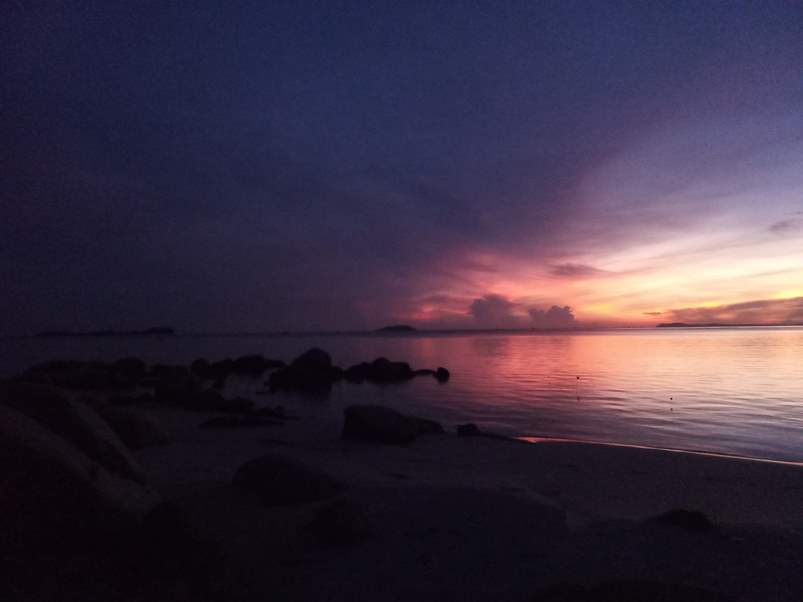
#> input picture pantai.jpg, 803 x 602 px
$ jupyter execute 'Histogram Spec.ipynb'
#> lines starting #> are read from the running program, lines starting #| are printed output that depends on the picture
[cell 1]
import numpy as np
import matplotlib.pyplot as plt

from PIL import Image

[cell 2]
def normalize_histogram(hist):
    return np.asarray(hist) / np.sum(hist)

[cell 3]
def create_transformer_histogram(hist, L=256):
    norm_hist = normalize_histogram(hist)
    s = (L - 1) * np.cumsum(norm_hist)

    return s.round().astype(int)

[cell 4]
def equalize_histogram(hist, L=256):
    s = create_transformer_histogram(hist, L)
    eq_hist = np.zeros(hist.shape)

    np.add.at(eq_hist, s.astype(int), hist)

    return eq_hist

[cell 5]
def equalize_image(img, L=256):
    s = create_transformer_histogram(img.histogram(), L)

    arr_img = np.asarray(img)
    eq_img = s[arr_img]

    return eq_img

[cell 6]
def create_histogram_matching(in_hist, out_hist, L=256):
    s = create_transformer_histogram(in_hist, L)
    G = create_transformer_histogram(out_hist, L)

    diff = np.abs(s[:, np.newaxis] - G)

    return np.argmin(diff, axis=1)

[cell 7]
def match_histogram_image(input_img, hist_spec, L=256):
    #G = create_transformer_histogram(hist_spec, L)
    #eq_input_img = equalize_image(input_img, L)
    mapper = create_histogram_matching(input_img.histogram(), hist_spec, L)

    #matched_img = G[eq_input_img]
    matched_img = mapper[input_img]

    return matched_img

#### Testing

[cell 8]
hist = np.array([790, 1023, 850, 656, 329, 245, 122, 81])
p = np.array([0.19, 0.25, 0.21, 0.16, 0.08, 0.06, 0.03, 0.02])
L = len(hist)

s = create_transformer_histogram(hist, L)
print('Transformed value:', s)

eq_hist = equalize_histogram(hist, L)
print('Equalized histogram:', eq_hist)
print('Normalized equalized histogram:', normalize_histogram(eq_hist))

[cell 9]
p_z = np.array([0., 0., 0., 0.15, 0.20, 0.30, 0.20, 0.15 ])
out_hist = (p_z * 64 * 64).astype(int)
G = create_transformer_histogram(out_hist, L)

print('Desired transformed value:', G)
print('Transformed value:', s)

create_histogram_matching(hist, out_hist, L)

### Muatkan Gambar

[cell 10]
img = Image.open('./pantai.jpg')
#> img is the input picture: PIL image 803x602 RGB; mean R, G, B 60.6, 48.7, 67.6
img

### Ekualisasi Histogram

#### Abu-Abu

[cell 11]
grey_img = img.convert('L')
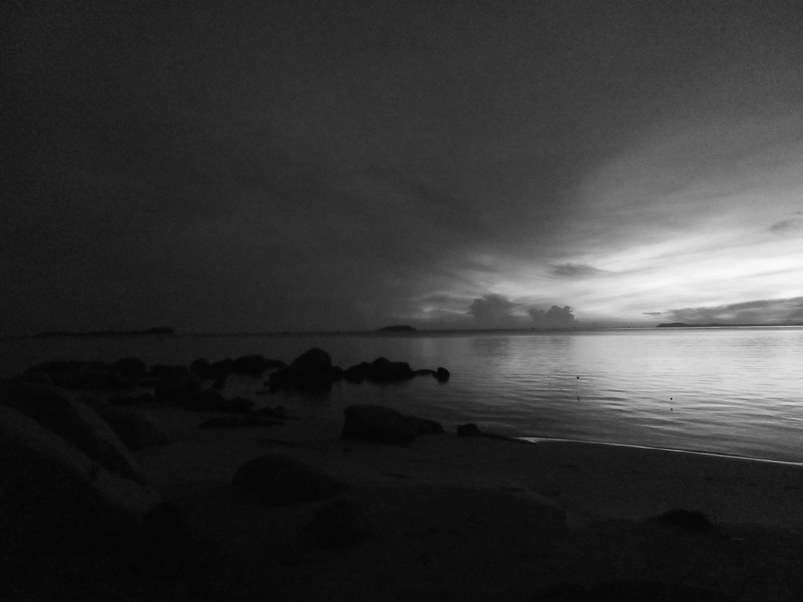
#> grey_img: PIL image 803x602 L; min 2, max 251, mean 54.4
grey_img

[cell 12]
eq_grey_img = equalize_image(grey_img)
#> in equalize_image, `s = create_transformer_histogram(img.histogram(), L)`: s = 256 values from 0 to 255
print(eq_grey_img.shape)
#| (602, 803)
Image.fromarray(eq_grey_img.astype('uint8'), 'L')

[cell 13]
grey_hist = np.asarray(grey_img.histogram())
#> grey_hist = 256 values, max 17470 at index 7, min 0 at index 0, mean 1888.3

fig, ax = plt.subplots(ncols=2, figsize=(8, 4), layout='constrained')

ax[0].stairs(grey_hist, fill=True)
ax[0].set_title('Grey Histogram')

eq_grey_hist = equalize_histogram(grey_hist)
#> eq_grey_hist = 256 values, max 17470 at index 11, min 0 at index 1, mean 1888.3
ax[1].stairs(eq_grey_hist, fill=True)
ax[1].set_title('Grey Equalized Histogram')

#### RGB

[cell 14]
rgb_img = [
    img.getchannel('R'),
    img.getchannel('G'),
    img.getchannel('B')
]

eq_rgb_img = np.array([equalize_image(img).T for img in rgb_img]).T
#> call 2 of equalize_image, with L = 256
#> in equalize_image (call 2), `eq_img = s[arr_img]`:
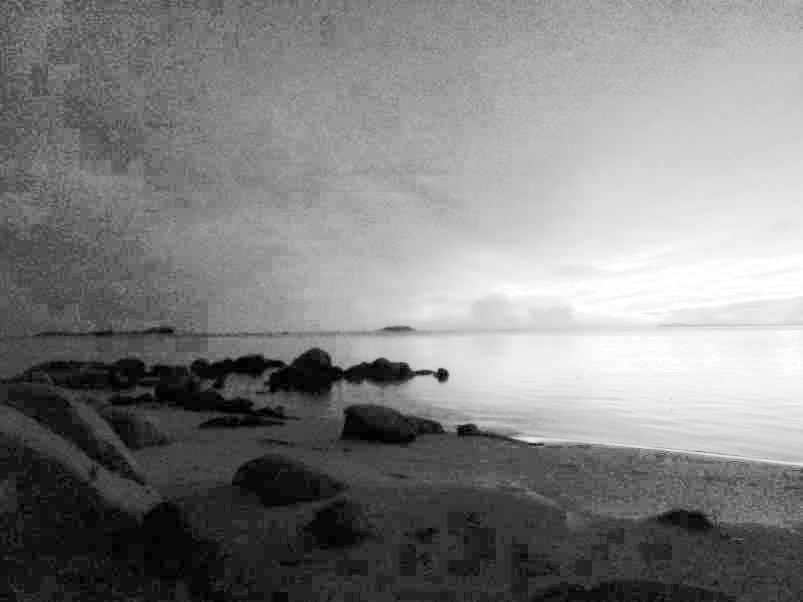
#> eq_img: shape (602, 803) int64; min 0, max 255, mean 129.2
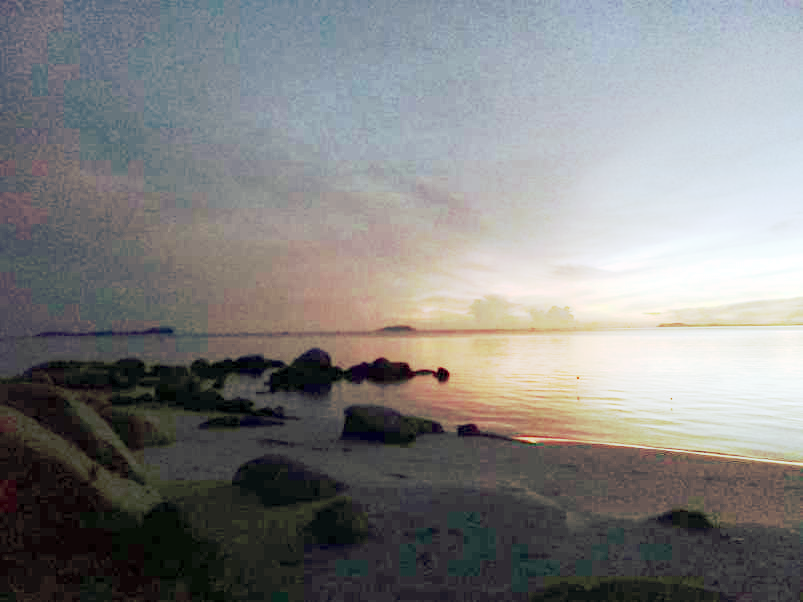
#> eq_rgb_img: shape (602, 803, 3) int64; mean R, G, B 129.2, 129.1, 128.7
print(eq_rgb_img.shape)
#| (602, 803, 3)

Image.fromarray(eq_rgb_img.astype('uint8'), 'RGB')

[cell 15]
r_hist = np.array(img.histogram()[:256])
#> r_hist = 256 values, max 15655 at index 14, min 0 at index 0, mean 1888.3
g_hist = np.array(img.histogram()[256:512])
#> g_hist = 256 values, max 19136 at index 5, min 0 at index 255, mean 1888.3
b_hist = np.array(img.histogram()[512:])
#> b_hist = 256 values, max 15937 at index 12, min 0 at index 0, mean 1888.3

fig, ax = plt.subplots(2, 3, figsize=(12, 5), layout='constrained')
ax[0][0].stairs(r_hist, fill=True)
ax[0][0].set_title('Red')

ax[0][1].stairs(g_hist, fill=True)
ax[0][1].set_title('Green')

ax[0][2].stairs(b_hist, fill=True)
ax[0][2].set_title('Blue')

ax[1][0].stairs(equalize_histogram(r_hist), fill=True)
ax[1][0].set_title('Red Equalized')

ax[1][1].stairs(equalize_histogram(g_hist), fill=True)
ax[1][1].set_title('Green Equalized')

ax[1][2].stairs(equalize_histogram(b_hist), fill=True)
ax[1][2].set_title('Blue Equalized')

### Pencocokan Histogram

[cell 16]
img_target = Image.open('akuarium.jpg')
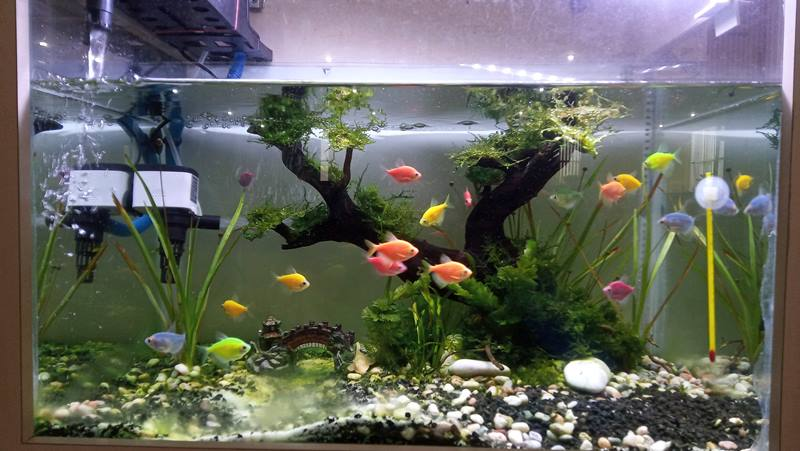
#> input picture akuarium.jpg, 800 x 451 px
#> img_target is the input picture: PIL image 800x451 RGB; mean R, G, B 101.1, 103.1, 94.7
img_target

#### Abu-Abu

[cell 17]
img_gray_target = img_target.convert('L')
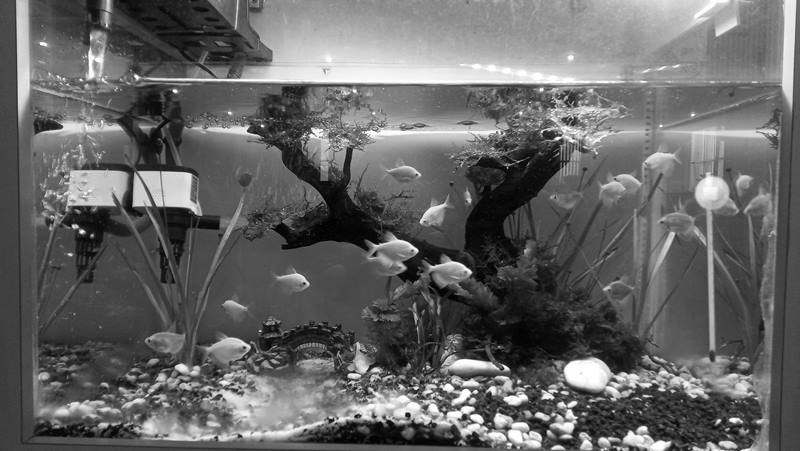
#> img_gray_target: PIL image 800x451 L; min 0, max 255, mean 101.5
img_gray_target

[cell 18]
hist_target = img_gray_target.histogram()
#> hist_target = 256 values, max 4856 at index 74, min 21 at index 0, mean 1409.4

plt.stairs(hist_target, fill=True)
plt.title('Target Grey Histogram')

[cell 19]
grey_img = img.convert('L')
matched_grey_img = match_histogram_image(grey_img, hist_target)
#> call 2 of create_histogram_matching, with L = 256
#> in create_histogram_matching (call 2), `s = create_transformer_histogram(in_hist, L)`: s = 256 values from 0 to 255
#> in create_histogram_matching (call 2), `diff = np.abs(s[:, np.newaxis] - G)`:
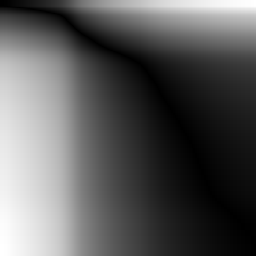
#> diff: shape (256, 256) int64; min 0, max 255, mean 90.5
#> in match_histogram_image, `mapper = create_histogram_matching(input_img.histogram(), hist_spec, L)`: mapper = 256 values from 0 to 254

res_matched_image = Image.fromarray(matched_grey_img.astype('uint8'), 'L')
res_matched_image

[cell 20]
fig, ax = plt.subplots(ncols=3, figsize=(10, 5), layout='constrained')

eq_grey_hist = equalize_histogram(grey_hist)
ax[0].stairs(eq_grey_hist, fill=True)
ax[0].set_title('Grey Equalized Histogram')

ax[1].stairs(equalize_histogram(np.asarray(hist_target)), fill=True)
ax[1].set_title('Grey Equalized Target Histogram')

ax[2].stairs(res_matched_image.histogram(), fill=True)
ax[2].set_title('Grey Result Histogram')
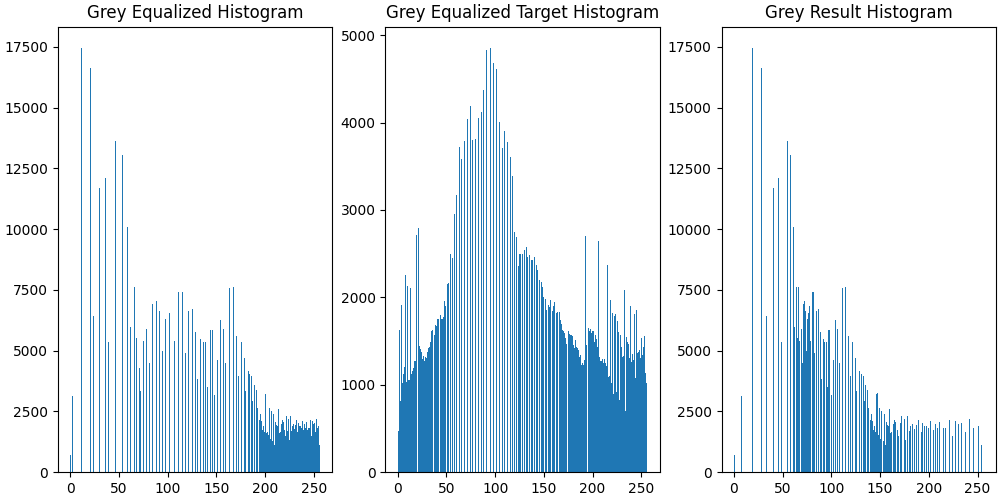
#> figure drawn by matplotlib, 3 panels

#### RGB

[cell 21]
r_target_hist = np.array(img_target.histogram()[:256])
#> r_target_hist = 256 values, max 3967 at index 83, min 144 at index 1, mean 1409.4
g_target_hist = np.array(img_target.histogram()[256:512])
#> g_target_hist = 256 values, max 4374 at index 81, min 91 at index 0, mean 1409.4
b_target_hist = np.array(img_target.histogram()[512:])
#> b_target_hist = 256 values, max 4803 at index 255, min 448 at index 245, mean 1409.4

fig, ax = plt.subplots(ncols=3, figsize=(12, 5), layout='constrained')
ax[0].stairs(r_target_hist, fill=True)
ax[0].set_title('Red Target')

ax[1].stairs(g_target_hist, fill=True)
ax[1].set_title('Green Target')

ax[2].stairs(b_target_hist, fill=True)
ax[2].set_title('Blue Target')

[cell 22]
rgb_matching_img = [
    (img.getchannel('R'), r_target_hist),
    (img.getchannel('G'), g_target_hist),
    (img.getchannel('B'), b_target_hist)
]

matched_rgb_img = np.array([match_histogram_image(img, target_hist).T for img, target_hist in rgb_matching_img]).T
#> call 2 of match_histogram_image, with hist_spec = array of shape (256,), L = 256
#> in match_histogram_image (call 2), `mapper = create_histogram_matching(input_img.histogram(), hist_spec, L)`: mapper = 256 values from 0 to 255
#> in match_histogram_image (call 2), `matched_img = mapper[input_img]`:
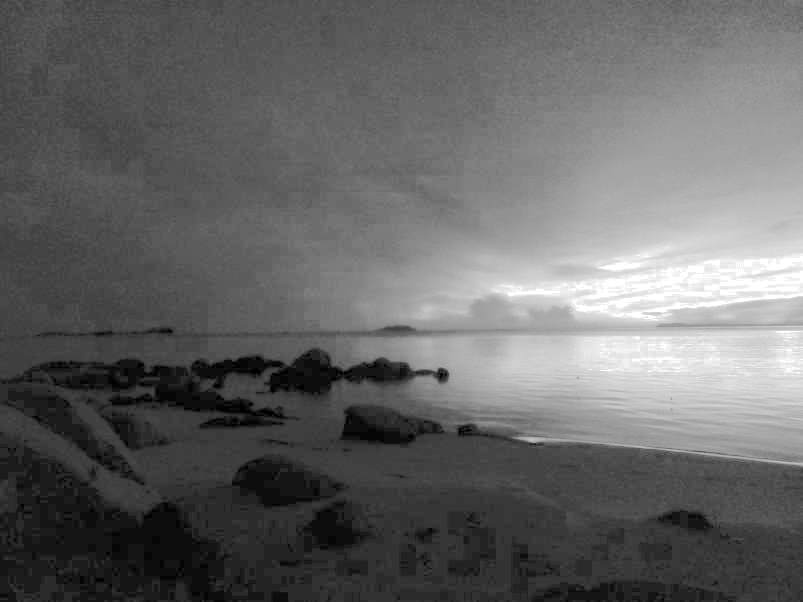
#> matched_img: shape (602, 803) int64; min 0, max 255, mean 101.7
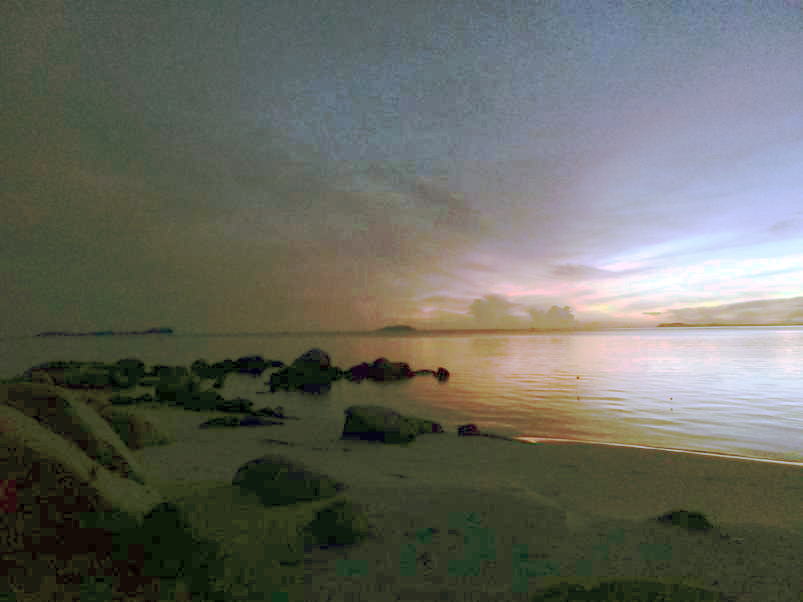
#> matched_rgb_img: shape (602, 803, 3) int64; mean R, G, B 101.7, 103.6, 95
print(matched_rgb_img.shape)
#| (602, 803, 3)

result_img = Image.fromarray(matched_rgb_img.astype('uint8'), 'RGB')
result_img

[cell 23]
r_hist = np.array(result_img.histogram()[:256])
#> r_hist = 256 values, max 15655 at index 42, min 0 at index 1, mean 1888.3
g_hist = np.array(result_img.histogram()[256:512])
#> g_hist = 256 values, max 19136 at index 27, min 0 at index 1, mean 1888.3
b_hist = np.array(result_img.histogram()[512:])
#> b_hist = 256 values, max 15937 at index 15, min 0 at index 1, mean 1888.3

fig, ax = plt.subplots(ncols=3, figsize=(12, 5), layout='constrained')
ax[0].stairs(r_hist, fill=True)
ax[0].set_title('Red Result')

ax[1].stairs(g_hist, fill=True)
ax[1].set_title('Green Result')

ax[2].stairs(b_hist, fill=True)
ax[2].set_title('Blue Result')
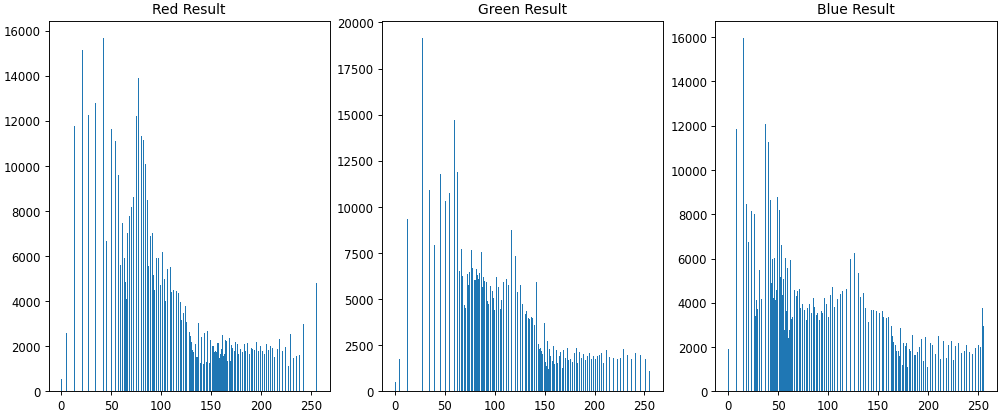
#> figure drawn by matplotlib, 3 panels
